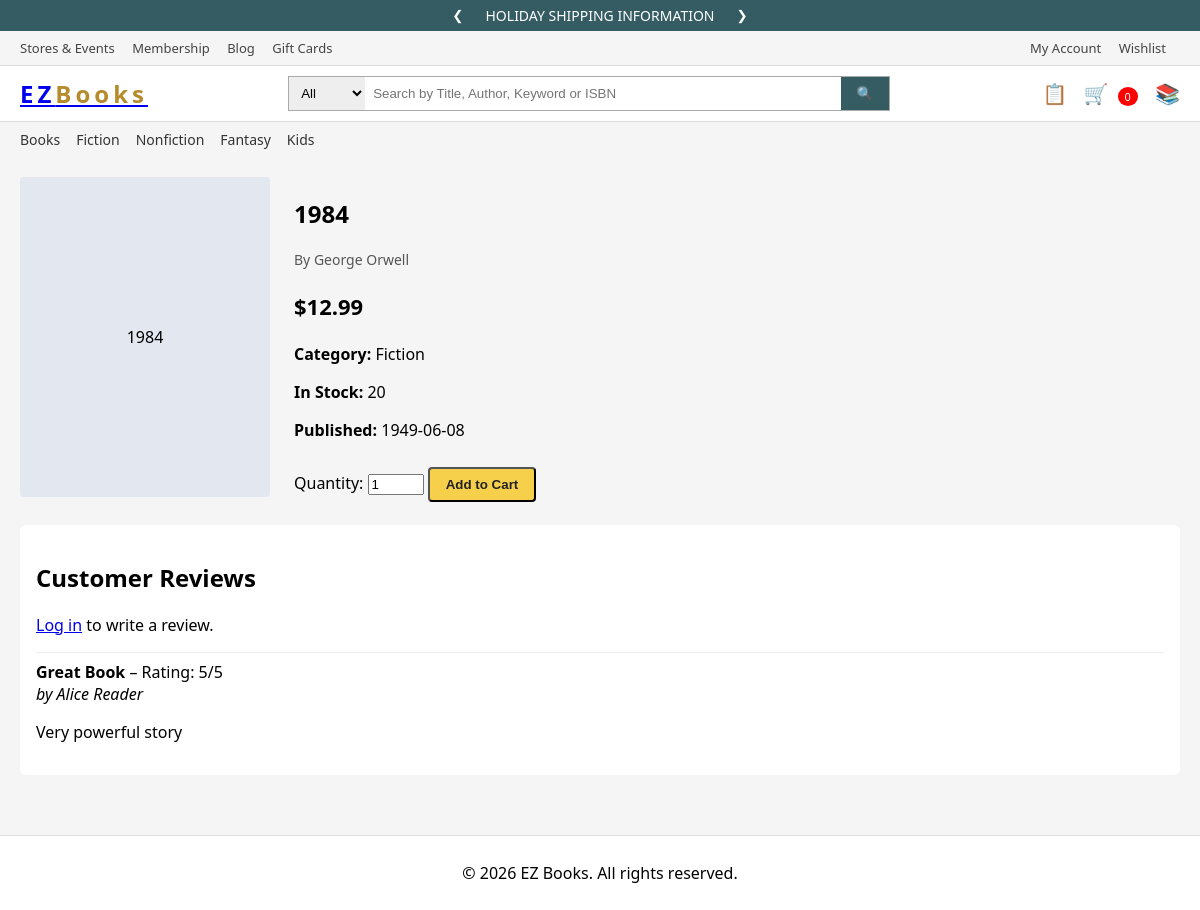
Page /book.php?id=1 on the committed database.
### tables this page shows
CREATE TABLE books (
    book_id INT AUTO_INCREMENT PRIMARY KEY,
    title VARCHAR(150) NOT NULL,
    category VARCHAR(50) NOT NULL,
    list_price DECIMAL(6,2) NOT NULL,
    stock_qty INT NOT NULL,
    published_date DATE NOT NULL,
    image_file VARCHAR(255)
);

CREATE TABLE reviews (
    review_id INT AUTO_INCREMENT PRIMARY KEY,
    book_id INT NOT NULL,
    customer_id INT NOT NULL,
    rating INT NOT NULL,
    title VARCHAR(100) NOT NULL,
    body TEXT NOT NULL,
    FOREIGN KEY (book_id) REFERENCES books(book_id),
    FOREIGN KEY (customer_id) REFERENCES customers(customer_id)
);

CREATE TABLE customers (
    customer_id INT AUTO_INCREMENT PRIMARY KEY,
    email VARCHAR(100) NOT NULL UNIQUE,
    password_hash VARCHAR(255) NOT NULL,
    full_name VARCHAR(100) NOT NULL,
    address VARCHAR(255) NOT NULL
);

### book.php (the view, shortened to what this page needs)
<?php
require 'db_connect.php';
$id = isset($_GET['id']) ? (int) $_GET['id'] : 0;
$sql = "SELECT b.*,
               GROUP_CONCAT(DISTINCT CONCAT(a.first_name, ' ', a.last_name) SEPARATOR ', ') AS authors
        FROM books b
        LEFT JOIN book_authors ba ON b.book_id = ba.book_id
        LEFT JOIN authors a ON ba.author_id = a.author_id
        WHERE b.book_id = ?
        GROUP BY b.book_id";
$stmt = $conn->prepare($sql);
$stmt->bind_param("i", $id);
$stmt->execute();
$bookResult = $stmt->get_result();
$book = $bookResult->fetch_assoc();
$sql = "SELECT r.rating, r.title, r.body, c.full_name
        FROM reviews r
        JOIN customers c ON r.customer_id = c.customer_id
        WHERE r.book_id = ?
        ORDER BY r.review_id DESC";
$stmt = $conn->prepare($sql);
$stmt->bind_param("i", $id);
$stmt->execute();
$reviewsResult = $stmt->get_result();
include 'header.php';
?>
<article class="book-detail">
  <?php if(!isset($book['image_file'])): ?>
    <div class="book-detail-cover placeholder-cover">
      <?php echo htmlspecialchars($book['title']); ?>
    </div>
  <?php else: ?>
    <div>
      <img src = <?php echo htmlspecialchars($book['image_file'])?> class= "book-detail-cover placeholder-cover">
    </div>
  <?php endif; ?>
  <div class="book-detail-info">
    <h1><?php echo htmlspecialchars($book['title']); ?></h1>
    <p class="book-author">
      By <?php echo htmlspecialchars($book['authors'] ?: 'Unknown Author'); ?>
    </p>
    <p class="book-price-large">$<?php echo number_format($book['list_price'], 2); ?></p>
    <p><strong>Category:</strong> <?php echo htmlspecialchars($book['category']); ?></p>
    <p><strong>In Stock:</strong> <?php echo (int)$book['stock_qty']; ?></p>
    <p><strong>Published:</strong> <?php echo htmlspecialchars($book['published_date']); ?></p>
    <?php if ((int)$book['stock_qty'] > 0): ?>
    <form method="post" action="cart.php">
      <label>Quantity:
        <input type="number" name="qty" value="1" min="1" max="<?php echo (int)$book['stock_qty']; ?>">
      </label>
      <button type="submit" name="add" class="btn-primary">Add to Cart</button>
    </form>
    <?php else: ?>
      <label style="color: #ff0000;"><strong>Sorry, currently out of stock.</strong></label>
    <?php endif; ?>
  </div>
</article>
<section class="reviews-section">
  <h2>Customer Reviews</h2>
  <?php if (isset($_SESSION['customer_id'])): ?>
    <form method="post" class="review-form">
      <h3>Write a Review</h3>
      <label>Rating (1–5):
        <input type="number" name="rating" min="1" max="5" required>
      </label><br>
      <label>Title:<br>
        <input type="text" name="title" required>
      </label><br>
      <label>Review:<br>
        <textarea name="body" rows="4" required></textarea>
      </label><br>
      <button type="submit" name="add_review" class="btn-primary">Submit Review</button>
    </form>
  <?php else: ?>
    <p><a href="login.php">Log in</a> to write a review.</p>
  <?php endif; ?>
  <?php if ($reviewsResult && $reviewsResult->num_rows > 0): ?>
    <ul class="reviews-list">
      <?php while ($rev = $reviewsResult->fetch_assoc()): ?>
        <li class="review-item">
          <strong><?php echo htmlspecialchars($rev['title']); ?></strong>
          <span> – Rating: <?php echo (int)$rev['rating']; ?>/5</span><br>
          <em>by <?php echo htmlspecialchars($rev['full_name']); ?></em>
          <p><?php echo nl2br(htmlspecialchars($rev['body'])); ?></p>
        </li>
      <?php endwhile; ?>
    </ul>
  <?php else: ?>
    <p>No reviews yet. Be the first to review this book!</p>
  <?php endif; ?>
</section>
<?php include 'footer.php'; ?>

### styles.css (style rules this page uses)
body.home-body { margin: 0; font-family: system-ui, -apple-system, BlinkMacSystemFont, "Segoe UI", Arial, sans-serif; background: #f5f5f5; }
.btn-primary { display: inline-block; margin-top: 10px; padding: 8px 16px; background: #f6cf4b; color: #222; text-decoration: none; border-radius: 4px; font-weight: 600; }
.placeholder-cover { background: #e3e7f0; height: 180px; display: flex; align-items: center; justify-content: center; border-radius: 4px; margin-bottom: 8px; }
.book-author { font-size: 14px; color: #555; }
.book-detail { display: flex; gap: 24px; margin-bottom: 20px; }
.book-detail-cover { flex: 0 0 250px; height: 320px; background: #e3e7f0; display: flex; align-items: center; justify-content: center; border-radius: 4px; }
.book-detail-info { flex: 1; }
.book-price-large { font-size: 22px; font-weight: bold; }
.reviews-section { margin-top: 20px; background: #fff; padding: 16px; border-radius: 6px; }
.reviews-list { list-style: none; padding-left: 0; }
.review-item { border-top: 1px solid #eee; padding-top: 8px; margin-top: 8px; }

### rows in the picture
books: title "1984", list_price "12.99", category "Fiction", stock_qty "20", published_date "1949-06-08"
reviews: title "Great Book", rating "5", customer.full_name "Alice Reader", body "Very powerful story"

### other values in the picture
$cartCount "0"
$book['authors'] ?: 'Unknown Author' "George Orwell"
